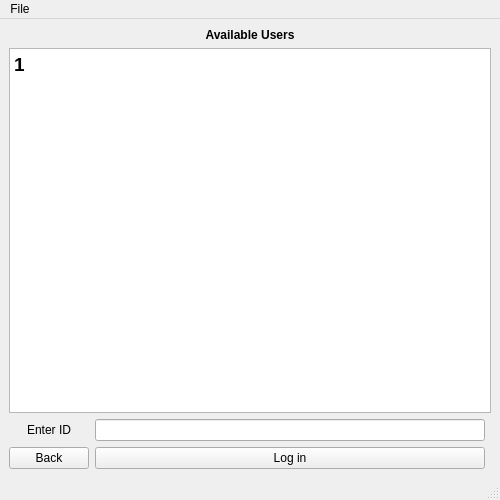
<?xml version="1.0" encoding="UTF-8"?>
<ui version="4.0">
 <class>MainWindow</class>
 <widget class="QMainWindow" name="MainWindow">
  <property name="geometry">
   <rect>
    <x>0</x>
    <y>0</y>
    <width>500</width>
    <height>500</height>
   </rect>
  </property>
  <property name="windowTitle">
   <string>vHotel Inc.</string>
  </property>
  <widget class="QWidget" name="centralwidget">
   <layout class="QGridLayout" name="gridLayout">
    <item row="0" column="0" colspan="3">
     <widget class="QLabel" name="label">
      <property name="styleSheet">
       <string notr="true">font: 18pt &quot;Narkisim&quot;;</string>
      </property>
      <property name="text">
       <string>&lt;html&gt;&lt;head/&gt;&lt;body&gt;&lt;p align=&quot;center&quot;&gt;&lt;span style=&quot; font-weight:600;&quot;&gt;Available Users&lt;/span&gt;&lt;/p&gt;&lt;/body&gt;&lt;/html&gt;</string>
      </property>
     </widget>
    </item>
    <item row="4" column="0">
     <widget class="QLabel" name="label_id">
      <property name="styleSheet">
       <string notr="true">font: 15pt &quot;Narkisim&quot;;</string>
      </property>
      <property name="text">
       <string>&lt;html&gt;&lt;head/&gt;&lt;body&gt;&lt;p align=&quot;center&quot;&gt;Enter ID&lt;/p&gt;&lt;/body&gt;&lt;/html&gt;</string>
      </property>
     </widget>
    </item>
    <item row="1" column="0" colspan="3">
     <widget class="QTextBrowser" name="users">
      <property name="html">
       <string>&lt;!DOCTYPE HTML PUBLIC &quot;-//W3C//DTD HTML 4.0//EN&quot; &quot;http://www.w3.org/TR/REC-html40/strict.dtd&quot;&gt;
&lt;html&gt;&lt;head&gt;&lt;meta name=&quot;qrichtext&quot; content=&quot;1&quot; /&gt;&lt;style type=&quot;text/css&quot;&gt;
p, li { white-space: pre-wrap; }
&lt;/style&gt;&lt;/head&gt;&lt;body style=&quot; font-family:'MS Shell Dlg 2'; font-size:8.25pt; font-weight:400; font-style:normal;&quot;&gt;
&lt;p style=&quot; margin-top:0px; margin-bottom:0px; margin-left:0px; margin-right:0px; -qt-block-indent:0; text-indent:0px;&quot;&gt;&lt;span style=&quot; font-size:14pt; font-weight:600;&quot;&gt;1&lt;/span&gt;&lt;/p&gt;&lt;/body&gt;&lt;/html&gt;</string>
      </property>
     </widget>
    </item>
    <item row="5" column="1">
     <widget class="QPushButton" name="Login">
      <property name="styleSheet">
       <string notr="true">font: 14pt &quot;Narkisim&quot;;</string>
      </property>
      <property name="text">
       <string>Log in</string>
      </property>
     </widget>
    </item>
    <item row="5" column="0">
     <widget class="QPushButton" name="Back">
      <property name="styleSheet">
       <string notr="true">font: 14pt &quot;Narkisim&quot;;</string>
      </property>
      <property name="text">
       <string>Back</string>
      </property>
     </widget>
    </item>
    <item row="4" column="1">
     <widget class="QLineEdit" name="lineEdit">
      <property name="styleSheet">
       <string notr="true">font: 14pt &quot;Narkisim&quot;;</string>
      </property>
     </widget>
    </item>
   </layout>
  </widget>
  <widget class="QMenuBar" name="menubar">
   <property name="geometry">
    <rect>
     <x>0</x>
     <y>0</y>
     <width>500</width>
     <height>21</height>
    </rect>
   </property>
   <widget class="QMenu" name="menuFile">
    <property name="title">
     <string>File</string>
    </property>
    <addaction name="actionHelp"/>
   </widget>
   <addaction name="menuFile"/>
  </widget>
  <widget class="QStatusBar" name="statusbar"/>
  <action name="actionHelp">
   <property name="text">
    <string>Help</string>
   </property>
  </action>
 </widget>
 <resources/>
 <connections/>
</ui>
